Frame 1 (no input): blank canvas, image omitted
Frame 60 (the mouse pressed at the canvas centre just before this capture): blank canvas, image omitted
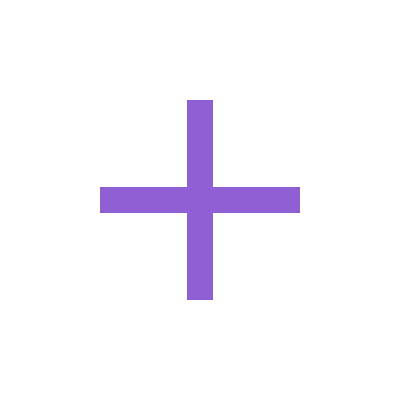
Frame 120 (the mouse held since frame 60 and released just before this capture)

The Processing sketch whose frames 1 and 60 were blank and that drew this single picture after the mouse press (run headless with seeded random() and noise(); from frame 60 on, the mouse is pressed at the canvas centre):

// Processing sketch: processing_53864
// ── processing_53864.pde

//Problem Set 2
//Question 3
//Natalie DeCoste

color start = color(0, 0, 0);
color finish;
float amt= 0.0;

void setup() {
  size (400, 400);
  background (255);
  finish = color(random(255), random(255), random(255));
  smooth();
  noStroke();
}


void draw () {
  amt+=.01;
  if (amt >= 1){ 
   amt= 0.0;
   start=finish;
   finish = color (random(255), random(255), random(255));
 }
  
  paintbrush (mouseX, mouseY, 50, 20);
  
  }
  
  void paintbrush(int x, int y, int size, int num) {
    if (mousePressed) {
      float grayval = 255/num;
      for (int i = 0; i<num; i++){
        fill (lerpColor (start, finish, amt));
        rectMode(CENTER);
  rect(mouseX, mouseY, 25, mouseY);
  rect(mouseX, mouseY, mouseX, 25);
      }
    }
    else 
    background(255);
  }
  
        

  
